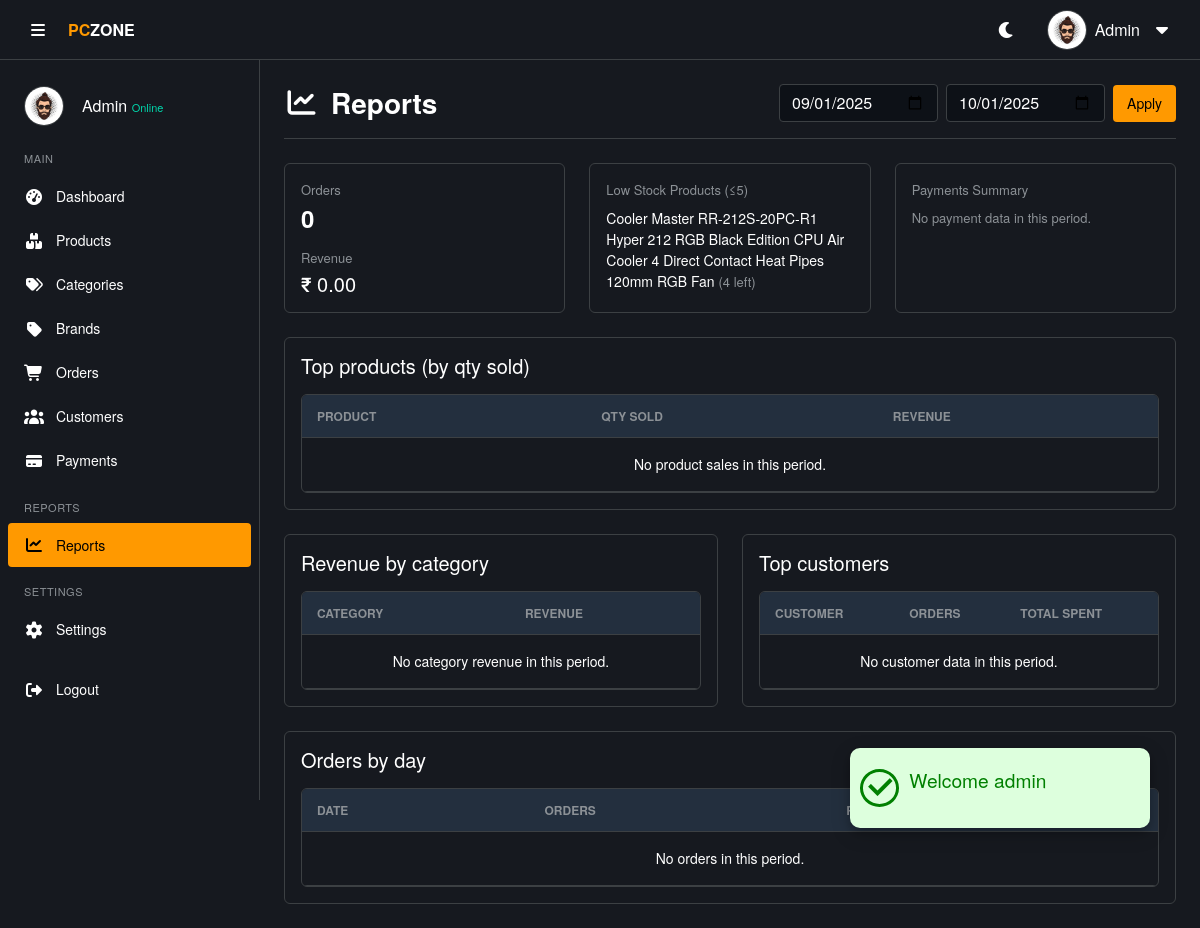
Screenshot of /admin/reports.php (signed in) with the database file from the repository.
### tables this page shows
CREATE TABLE IF NOT EXISTS products (
   product_id  INT AUTO_INCREMENT PRIMARY KEY,
   product_name VARCHAR(250) NOT NULL,
   sku VARCHAR(50) UNIQUE,
   slug VARCHAR(250) UNIQUE,
   description TEXT,
   price DECIMAL(10, 2) NOT NULL,
   discount DECIMAL(6,2) DEFAULT 0,
   stock INT DEFAULT 0,
   weight DECIMAL(6,2),
   rating FLOAT DEFAULT 0,
   brand_id INT,
   category_id INT,
   main_image varchar(255) NOT NULL,
   image_1 varchar(255),
   image_2 varchar(255),
   image_3 varchar(255),
   platform ENUM('intel','amd','both','none') NOT NULL DEFAULT 'none',
   is_featured BOOLEAN DEFAULT 0,
   is_active BOOLEAN DEFAULT 1,
   created_at TIMESTAMP DEFAULT CURRENT_TIMESTAMP,
   updated_at TIMESTAMP DEFAULT CURRENT_TIMESTAMP ON UPDATE CURRENT_TIMESTAMP,
   FOREIGN KEY (category_id) REFERENCES categories(category_id) ON DELETE CASCADE,
   FOREIGN KEY (brand_id)     REFERENCES brands(brand_id)     ON DELETE CASCADE
);

### includes/functions.php (called while the page is built, shortened)
<?php
function e($v)
{
  return htmlspecialchars($v ?? '');
}

### admin/reports.php (the view, shortened to what this page needs)
<?php
require('../includes/functions.php');
$from = $_GET['from'] ?? date('Y-m-d', strtotime('-30 days'));
$to = $_GET['to'] ?? date('Y-m-d');
$from_dt = $conn->real_escape_string($from . ' 00:00:00');
$to_dt = $conn->real_escape_string($to . ' 23:59:59');
$date_filter_sql = "o.order_date BETWEEN '$from_dt' AND '$to_dt'";
$summary_sql = "SELECT COUNT(*) AS orders_count, COALESCE(SUM(total_amount),0) AS revenue FROM orders o WHERE $date_filter_sql";
$summary_res = $conn->query($summary_sql);
$summary = $summary_res->fetch_assoc() ?: ['orders_count' => 0, 'revenue' => 0];
$top_products_sql = "SELECT p.product_name, SUM(oi.quantity) AS qty_sold, SUM(oi.total_price) AS revenue
                     FROM order_items oi
                     JOIN products p ON p.product_id = oi.product_id
                     JOIN orders o ON o.order_id = oi.order_id
                     WHERE $date_filter_sql
                     GROUP BY p.product_id
                     ORDER BY qty_sold DESC
                     LIMIT 10";
$top_products_res = $conn->query($top_products_sql);
$top_products = $top_products_res->fetch_all(MYSQLI_ASSOC);
$category_revenue_sql = "SELECT c.category_name, SUM(oi.total_price) AS revenue
                         FROM order_items oi
                         JOIN products p ON p.product_id = oi.product_id
                         JOIN categories c ON c.category_id = p.category_id
                         JOIN orders o ON o.order_id = oi.order_id
                         WHERE $date_filter_sql
                         GROUP BY c.category_id
                         ORDER BY revenue DESC
                         LIMIT 10";
$category_revenue_res = $conn->query($category_revenue_sql);
$by_category = $category_revenue_res->fetch_all(MYSQLI_ASSOC);
$top_customers_sql = "SELECT u.username AS name, u.email, COUNT(o.order_id) AS orders_count, SUM(o.total_amount) AS total_spent
                      FROM orders o
                      JOIN users u ON u.user_id = o.user_id
                      WHERE $date_filter_sql
                      GROUP BY u.user_id
                      ORDER BY total_spent DESC
                      LIMIT 10";
$top_customers_res = $conn->query($top_customers_sql);
$top_customers = $top_customers_res->fetch_all(MYSQLI_ASSOC);
$orders_by_day_sql = "SELECT DATE(order_date) AS day, COUNT(*) AS orders_count, SUM(total_amount) AS revenue
                      FROM orders o
                      WHERE $date_filter_sql
                      GROUP BY day ORDER BY day ASC";
$orders_by_day_res = $conn->query($orders_by_day_sql);
$orders_by_day = $orders_by_day_res->fetch_all(MYSQLI_ASSOC);
$low_stock_sql = "SELECT product_name, stock FROM products WHERE stock <= 5 ORDER BY stock ASC LIMIT 5";
$low_stock_res = $conn->query($low_stock_sql);
$low_stock = $low_stock_res->fetch_all(MYSQLI_ASSOC);
$payments_sql = "SELECT payment_status, COUNT(*) AS cnt, SUM(amount) AS total_amount
                 FROM payments p
                 JOIN orders o ON o.order_id = p.order_id
                 WHERE o.order_date BETWEEN '$from_dt' AND '$to_dt'
                 GROUP BY payment_status";
$payments_res = $conn->query($payments_sql);
$payments_summary = $payments_res->fetch_all(MYSQLI_ASSOC);
?>
<!DOCTYPE html>
<html lang="en">
<head>
  <?php require('./includes/header-link.php') ?>
</head>
<body>
  <?php require('./includes/alert.php');
  include './includes/header.php';
  include './includes/sidebar.php';
  ?>
  <main class="main-content">
    <div class="page-header">
      <h3><i class="fas fa-chart-line"></i> Reports</h3>
      <form method="get" class="d-flex gap-2 align-items-center">
        <input type="date" name="from" value="<?= e($from) ?>" class="form-control">
        <input type="date" name="to" value="<?= e($to) ?>" class="form-control">
        <button class="btn-add" type="submit">Apply</button>
      </form>
    </div>
    <div class="row g-4">
      <div class="col-lg-4">
        <div class="theme-card p-3 h-100">
          <p class="text-small-muted mb-1">Orders</p>
          <h4 class="fw-bold mb-3"><?= (int) $summary['orders_count'] ?></h4>
          <p class="text-small-muted mb-1">Revenue</p>
          <h5 class="mb-0">₹ <?= number_format((float) $summary['revenue'], 2) ?></h5>
        </div>
      </div>
      <div class="col-lg-4">
        <div class="theme-card p-3 h-100">
          <p class="text-small-muted mb-2">Low Stock Products (≤5)</p>
          <?php if (!empty($low_stock)): ?>
            <ul class="list-unstyled small mb-0">
              <?php foreach ($low_stock as $item): ?>
                <li><?= e($item['product_name']) ?> <span class="text-small-muted">(<?= (int) $item['stock'] ?> left)</span>
                </li>
              <?php endforeach; ?>
            </ul>
          <?php else: ?>
            <p class="text-small-muted mb-0">All products are well-stocked.</p>
          <?php endif; ?>
        </div>
      </div>
      <div class="col-lg-4">
        <div class="theme-card p-3 h-100">
          <p class="text-small-muted mb-2">Payments Summary</p>
          <?php if (!empty($payments_summary)): ?>
            <ul class="list-unstyled small mb-0">
              <?php foreach ($payments_summary as $p_sum): ?>
                <li><?= e($p_sum['payment_status']) ?>: <?= (int) $p_sum['cnt'] ?> (₹
                  <?= number_format((float) $p_sum['total_amount'], 2) ?>)</li>
              <?php endforeach; ?>
            </ul>
          <?php else: ?>
            <p class="text-small-muted mb-0">No payment data in this period.</p>
          <?php endif; ?>
        </div>
      </div>
      <div class="col-12">
        <div class="theme-card p-3">
          <h5 class="mb-3">Top products (by qty sold)</h5>
          <div class="table-container p-0">
            <table class="data-table">
              <thead>
                <tr>
                  <th>Product</th>
                  <th>Qty Sold</th>
                  <th>Revenue</th>
                </tr>
              </thead>
              <tbody>
                <?php if (empty($top_products)): ?>
                  <tr>
                    <td colspan="3" class="text-center py-3">No product sales in this period.</td>
                  </tr>
                  <?php endif; ?>
              </tbody>
            </table>
          </div>
        </div>
      </div>
      <div class="col-md-6">
        <div class="theme-card p-3">
          <h5 class="mb-3">Revenue by category</h5>
          <div class="table-container p-0">
            <table class="data-table">
              <thead>
                <tr>
                  <th>Category</th>
                  <th>Revenue</th>
                </tr>
              </thead>
              <tbody>
                <?php if (empty($by_category)): ?>
                  <tr>
                    <td colspan="2" class="text-center py-3">No category revenue in this period.</td>
                  </tr>
                  <?php endif; ?>
              </tbody>
            </table>
          </div>
        </div>
      </div>
      <div class="col-md-6">
        <div class="theme-card p-3">
          <h5 class="mb-3">Top customers</h5>
          <div class="table-container p-0">
            <table class="data-table">
              <thead>
                <tr>
                  <th>Customer</th>
                  <th>Orders</th>
                  <th>Total Spent</th>
                </tr>
              </thead>
              <tbody>
                <?php if (empty($top_customers)): ?>
                  <tr>
                    <td colspan="3" class="text-center py-3">No customer data in this period.</td>
                  </tr>
                  <?php endif; ?>
              </tbody>
            </table>
          </div>
        </div>
      </div>
      <div class="col-12">
        <div class="theme-card p-3">
          <h5 class="mb-3">Orders by day</h5>
          <div class="table-container p-0">
            <table class="data-table">
              <thead>
                <tr>
                  <th>Date</th>
                  <th>Orders</th>
                  <th>Revenue</th>
                </tr>
              </thead>
              <tbody>
                <?php if (empty($orders_by_day)): ?>
                  <tr>
                    <td colspan="3" class="text-center py-3">No orders in this period.</td>
                  </tr>
                  <?php endif; ?>
              </tbody>
            </table>
          </div>
        </div>
      </div>
    </div>
  </main>
</body>
</html>

### admin/assets/css/style.css (style rules this page uses)
* { margin: 0; padding: 0; box-sizing: border-box; }
body { font-family: "Amazon Ember", "Helvetica Neue", Roboto, Arial, sans-serif; font-size: 16px; line-height: 1.5; background-color: var(--bg-body); color: var(--text-color); transition: background-color 0.3s, color 0.3s; }
:root { --bg-body: #16191f; --bg-section: #16191f; --bg-card: #16191f; --bg-input: #0d1117; --text-color: #ffffff; --text-muted: #8c9196; --border-color: #3c4043; --primary: #ff9900; --primary-hover: #ffad33; --primary-text: #000000; --hover-bg: #2a3139; --table-header: #232f3e; --scroll-track: #16191f; --success: #00d4aa; --danger: #d13212; --warning: #ff9900; --success-bg: rgba(0, 212, 170, 0.1); --danger-bg: rgba(209, 50, 18, 0.1); --warning-bg: rgba(255, 153, 0, 0.1); --transition: all 0.3s ease; }
.main-content { margin-left: 260px; padding: 24px; padding-top: 84px; transition: margin-left 0.3s, width 0.3s; background-color: var(--bg-body); min-height: 100vh; }
.page-header { display: flex; justify-content: space-between; align-items: center; margin-bottom: 24px; padding-bottom: 16px; border-bottom: 1px solid var(--border-color); }
.page-header h2, .page-header h3 { font-size: 1.75rem; font-weight: 600; margin: 0; color: var(--text-color); display: flex; align-items: center; gap: 12px; }
.table-container { width: 100%; max-width: 100%; background-color: var(--bg-section); border: 1px solid var(--border-color); border-radius: 6px; overflow-x: auto; padding: 12px; }
.data-table, .product-table { width: 100%; border-collapse: collapse; font-size: 14px; color: var(--text-color); }
.data-table { width: 100%; border-collapse: collapse; font-size: 14px; }
.data-table th, .data-table td { padding: 12px 15px; text-align: left; border-bottom: 1px solid var(--border-color); color: var(--text-color); vertical-align: middle; }
.data-table th { background-color: var(--table-header); color: var(--text-muted); font-weight: 600; font-size: 12px; text-transform: uppercase; }
.search-input, .status-select, .form-control, .form-select { background-color: var(--bg-input); color: var(--text-color); border: 1px solid var(--border-color); border-radius: 4px; padding: 6px 12px; transition: var(--transition); }
.btn-add, .btn-success { background-color: var(--primary); color: var(--primary-text); border: none; border-radius: 4px; padding: 8px 14px; font-weight: 500; font-size: 14px; text-decoration: none; display: inline-flex; align-items: center; gap: 8px; cursor: pointer; }
.theme-card { background-color: var(--bg-card); border: 1px solid var(--border-color); color: var(--text-color); border-radius: 6px; box-shadow: none; }
.text-small-muted { color: var(--text-muted); font-size: 13px; }
.popup > .icon > i { font-size: 2rem; border-radius: 50%; margin: 0 10px; font-weight: 700; }
.popup-success > .icon > i { background-color: #ddffdd; color: green; border: 3px solid green; border-radius: 50%; }

### rows the page displays
products: product_name "Cooler Master RR-212S-20PC-R1 Hyper 212 RGB Black Edition CPU Air Cooler 4 Direct Contact Heat Pipes 120mm RGB Fan", stock "4"

### other values shown
$_SESSION['message']['title'] "Welcome admin"
$userName "Admin"
$_SESSION['full_name'] "Admin"
$summary['orders_count'] "0"
$summary['revenue'] "0.00"
